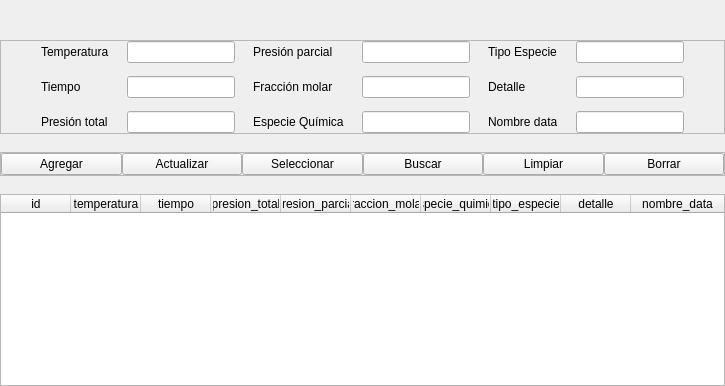
              <widget class="QWidget" name="ci_tab">
               <attribute name="title">
                <string>Condiciones Iniciales</string>
               </attribute>
               <layout class="QVBoxLayout" name="verticalLayout_23">
                <property name="spacing">
                 <number>0</number>
                </property>
                <property name="leftMargin">
                 <number>0</number>
                </property>
                <property name="topMargin">
                 <number>0</number>
                </property>
                <property name="rightMargin">
                 <number>0</number>
                </property>
                <property name="bottomMargin">
                 <number>0</number>
                </property>
                <item>
                 <layout class="QVBoxLayout" name="verticalLayout_9">
                  <property name="spacing">
                   <number>0</number>
                  </property>
                  <item>
                   <layout class="QVBoxLayout" name="verticalLayout_10">
                    <property name="spacing">
                     <number>0</number>
                    </property>
                    <item>
                     <spacer name="verticalSpacer_10">
                      <property name="orientation">
                       <enum>Qt::Vertical</enum>
                      </property>
                      <property name="sizeHint" stdset="0">
                       <size>
                        <width>20</width>
                        <height>40</height>
                       </size>
                      </property>
                     </spacer>
                    </item>
                    <item>
                     <widget class="QFrame" name="datos_frame_2">
                      <property name="frameShape">
                       <enum>QFrame::StyledPanel</enum>
                      </property>
                      <property name="frameShadow">
                       <enum>QFrame::Raised</enum>
                      </property>
                      <layout class="QHBoxLayout" name="horizontalLayout_17">
                       <property name="spacing">
                        <number>0</number>
                       </property>
                       <property name="leftMargin">
                        <number>0</number>
                       </property>
                       <property name="topMargin">
                        <number>0</number>
                       </property>
                       <property name="rightMargin">
                        <number>0</number>
                       </property>
                       <property name="bottomMargin">
                        <number>0</number>
                       </property>
                       <item>
                        <spacer name="horizontalSpacer_18">
                         <property name="orientation">
                          <enum>Qt::Horizontal</enum>
                         </property>
                         <property name="sizeHint" stdset="0">
                          <size>
                           <width>40</width>
                           <height>20</height>
                          </size>
                         </property>
                        </spacer>
                       </item>
                       <item>
                        <layout class="QHBoxLayout" name="horizontalLayout_18">
                         <property name="spacing">
                          <number>0</number>
                         </property>
                         <item>
                          <layout class="QVBoxLayout" name="verticalLayout_14">
                           <property name="spacing">
                            <number>0</number>
                           </property>
                           <item>
                            <layout class="QHBoxLayout" name="horizontalLayout_19">
                             <property name="spacing">
                              <number>0</number>
                             </property>
                             <item>
                              <widget class="QLabel" name="label_12">
                               <property name="text">
                                <string>Temperatura</string>
                               </property>
                              </widget>
                             </item>
                             <item>
                              <spacer name="horizontalSpacer_19">
                               <property name="orientation">
                                <enum>Qt::Horizontal</enum>
                               </property>
                               <property name="sizeHint" stdset="0">
                                <size>
                                 <width>18</width>
                                 <height>20</height>
                                </size>
                               </property>
                              </spacer>
                             </item>
                             <item>
                              <widget class="QLineEdit" name="temperatura_ci_edit"/>
                             </item>
                            </layout>
                           </item>
                           <item>
                            <spacer name="verticalSpacer_11">
                             <property name="orientation">
                              <enum>Qt::Vertical</enum>
                             </property>
                             <property name="sizeHint" stdset="0">
                              <size>
                               <width>20</width>
                               <height>13</height>
                              </size>
                             </property>
                            </spacer>
                           </item>
                           <item>
                            <layout class="QHBoxLayout" name="horizontalLayout_20">
                             <property name="spacing">
                              <number>0</number>
                             </property>
                             <item>
                              <widget class="QLabel" name="label_11">
                               <property name="text">
                                <string>Tiempo</string>
                               </property>
                              </widget>
                             </item>
                             <item>
                              <spacer name="horizontalSpacer_20">
                               <property name="orientation">
                                <enum>Qt::Horizontal</enum>
                               </property>
                               <property name="sizeHint" stdset="0">
                                <size>
                                 <width>18</width>
                                 <height>20</height>
                                </size>
                               </property>
                              </spacer>
                             </item>
                             <item>
                              <widget class="QLineEdit" name="tiempo_ci_edit"/>
                             </item>
                            </layout>
                           </item>
                           <item>
                            <spacer name="verticalSpacer_12">
                             <property name="orientation">
                              <enum>Qt::Vertical</enum>
                             </property>
                             <property name="sizeHint" stdset="0">
                              <size>
                               <width>20</width>
                               <height>13</height>
                              </size>
                             </property>
                            </spacer>
                           </item>
                           <item>
                            <layout class="QHBoxLayout" name="horizontalLayout_21">
                             <property name="spacing">
                              <number>0</number>
                             </property>
                             <item>
                              <widget class="QLabel" name="label_14">
                               <property name="text">
                                <string>Presión total</string>
                               </property>
                              </widget>
                             </item>
                             <item>
                              <spacer name="horizontalSpacer_30">
                               <property name="orientation">
                                <enum>Qt::Horizontal</enum>
                               </property>
                               <property name="sizeHint" stdset="0">
                                <size>
                                 <width>18</width>
                                 <height>20</height>
                                </size>
                               </property>
                              </spacer>
                             </item>
                             <item>
                              <widget class="QLineEdit" name="presion_total_ci_edit"/>
                             </item>
                            </layout>
                           </item>
                          </layout>
                         </item>
                         <item>
                          <spacer name="horizontalSpacer_31">
                           <property name="orientation">
                            <enum>Qt::Horizontal</enum>
                           </property>
                           <property name="sizeHint" stdset="0">
                            <size>
                             <width>18</width>
                             <height>20</height>
                            </size>
                           </property>
                          </spacer>
                         </item>
                         <item>
                          <layout class="QVBoxLayout" name="verticalLayout_15">
                           <property name="spacing">
                            <number>0</number>
                           </property>
                           <item>
                            <layout class="QHBoxLayout" name="horizontalLayout_30">
                             <property name="spacing">
                              <number>0</number>
                             </property>
                             <item>
                              <widget class="QLabel" name="label_15">
                               <property name="text">
                                <string>Presión parcial</string>
                               </property>
                              </widget>
                             </item>
                             <item>
                              <spacer name="horizontalSpacer_32">
                               <property name="orientation">
                                <enum>Qt::Horizontal</enum>
                               </property>
                               <property name="sizeHint" stdset="0">
                                <size>
                                 <width>18</width>
                                 <height>20</height>
                                </size>
                               </property>
                              </spacer>
                             </item>
                             <item>
                              <widget class="QLineEdit" name="presion_parcial_ci_edit"/>
                             </item>
                            </layout>
                           </item>
                           <item>
                            <spacer name="verticalSpacer_13">
                             <property name="orientation">
                              <enum>Qt::Vertical</enum>
                             </property>
                             <property name="sizeHint" stdset="0">
                              <size>
                               <width>20</width>
                               <height>13</height>
                              </size>
                             </property>
                            </spacer>
                           </item>
                           <item>
                            <layout class="QHBoxLayout" name="horizontalLayout_31">
                             <property name="spacing">
                              <number>0</number>
                             </property>
                             <item>
                              <widget class="QLabel" name="label_16">
                               <property name="text">
                                <string>Fracción molar</string>
                               </property>
                              </widget>
                             </item>
                             <item>
                              <spacer name="horizontalSpacer_33">
                               <property name="orientation">
                                <enum>Qt::Horizontal</enum>
                               </property>
                               <property name="sizeHint" stdset="0">
                                <size>
                                 <width>18</width>
                                 <height>20</height>
                                </size>
                               </property>
                              </spacer>
                             </item>
                             <item>
                              <widget class="QLineEdit" name="fraccion_molar_ci_edit"/>
                             </item>
                            </layout>
                           </item>
                           <item>
                            <spacer name="verticalSpacer_17">
                             <property name="orientation">
                              <enum>Qt::Vertical</enum>
                             </property>
                             <property name="sizeHint" stdset="0">
                              <size>
                               <width>20</width>
                               <height>13</height>
                              </size>
                             </property>
                            </spacer>
                           </item>
                           <item>
                            <layout class="QHBoxLayout" name="horizontalLayout_32">
                             <property name="spacing">
                              <number>0</number>
                             </property>
                             <item>
                              <widget class="QLabel" name="label_19">
                               <property name="text">
                                <string>Especie Química</string>
                               </property>
                              </widget>
                             </item>
                             <item>
                              <spacer name="horizontalSpacer_34">
                               <property name="orientation">
                                <enum>Qt::Horizontal</enum>
                               </property>
                               <property name="sizeHint" stdset="0">
                                <size>
                                 <width>18</width>
                                 <height>20</height>
                                </size>
                               </property>
                              </spacer>
                             </item>
                             <item>
                              <widget class="QLineEdit" name="especie_quimica_ci_edit"/>
                             </item>
                            </layout>
                           </item>
                          </layout>
                         </item>
                         <item>
                          <spacer name="horizontalSpacer_35">
                           <property name="orientation">
                            <enum>Qt::Horizontal</enum>
                           </property>
                           <property name="sizeHint" stdset="0">
                            <size>
                             <width>18</width>
                             <height>20</height>
                            </size>
                           </property>
                          </spacer>
                         </item>
                         <item>
                          <layout class="QVBoxLayout" name="verticalLayout_16">
                           <property name="spacing">
                            <number>0</number>
                           </property>
                           <item>
                            <layout class="QHBoxLayout" name="horizontalLayout_33">
                             <property name="spacing">
                              <number>0</number>
                             </property>
                             <item>
                              <widget class="QLabel" name="label_18">
                               <property name="text">
                                <string>Tipo Especie</string>
                               </property>
                              </widget>
                             </item>
                             <item>
                              <spacer name="horizontalSpacer_36">
                               <property name="orientation">
                                <enum>Qt::Horizontal</enum>
                               </property>
                               <property name="sizeHint" stdset="0">
                                <size>
                                 <width>18</width>
                                 <height>20</height>
                                </size>
                               </property>
                              </spacer>
                             </item>
                             <item>
                              <widget class="QLineEdit" name="tipo_especie_ci_edit"/>
                             </item>
                            </layout>
                           </item>
                           <item>
                            <spacer name="verticalSpacer_18">
                             <property name="orientation">
                              <enum>Qt::Vertical</enum>
                             </property>
                             <property name="sizeHint" stdset="0">
                              <size>
                               <width>20</width>
                               <height>13</height>
                              </size>
                             </property>
                            </spacer>
                           </item>
                           <item>
                            <layout class="QHBoxLayout" name="horizontalLayout_34">
                             <property name="spacing">
                              <number>0</number>
                             </property>
                             <item>
                              <widget class="QLabel" name="label_13">
                               <property name="text">
                                <string>Detalle</string>
                               </property>
                              </widget>
                             </item>
                             <item>
                              <spacer name="horizontalSpacer_37">
                               <property name="orientation">
                                <enum>Qt::Horizontal</enum>
                               </property>
                               <property name="sizeHint" stdset="0">
                                <size>
                                 <width>18</width>
                                 <height>20</height>
                                </size>
                               </property>
                              </spacer>
                             </item>
                             <item>
                              <widget class="QLineEdit" name="detalle_ci_edit"/>
                             </item>
                            </layout>
                           </item>
                           <item>
                            <spacer name="verticalSpacer_19">
                             <property name="orientation">
                              <enum>Qt::Vertical</enum>
                             </property>
                             <property name="sizeHint" stdset="0">
                              <size>
                               <width>20</width>
                               <height>13</height>
                              </size>
                             </property>
                            </spacer>
                           </item>
                           <item>
                            <layout class="QHBoxLayout" name="horizontalLayout_35">
                             <property name="spacing">
                              <number>0</number>
                             </property>
                             <item>
                              <widget class="QLabel" name="label_17">
                               <property name="text">
                                <string>Nombre data</string>
                               </property>
                              </widget>
                             </item>
                             <item>
                              <spacer name="horizontalSpacer_38">
                               <property name="orientation">
                                <enum>Qt::Horizontal</enum>
                               </property>
                               <property name="sizeHint" stdset="0">
                                <size>
                                 <width>18</width>
                                 <height>20</height>
                                </size>
                               </property>
                              </spacer>
                             </item>
                             <item>
                              <widget class="QLineEdit" name="nombre_data_ci_edit"/>
                             </item>
                            </layout>
                           </item>
                          </layout>
                         </item>
                        </layout>
                       </item>
                       <item>
                        <spacer name="horizontalSpacer_39">
                         <property name="orientation">
                          <enum>Qt::Horizontal</enum>
                         </property>
                         <property name="sizeHint" stdset="0">
                          <size>
                           <width>40</width>
                           <height>20</height>
                          </size>
                         </property>
                        </spacer>
                       </item>
                      </layout>
                     </widget>
                    </item>
                    <item>
                     <spacer name="verticalSpacer_20">
                      <property name="orientation">
                       <enum>Qt::Vertical</enum>
                      </property>
                      <property name="sizeHint" stdset="0">
                       <size>
                        <width>20</width>
                        <height>18</height>
                       </size>
                      </property>
                     </spacer>
                    </item>
                    <item>
                     <widget class="QFrame" name="funciones_frame_ci">
                      <property name="frameShape">
                       <enum>QFrame::StyledPanel</enum>
                      </property>
                      <property name="frameShadow">
                       <enum>QFrame::Raised</enum>
                      </property>
                      <layout class="QHBoxLayout" name="horizontalLayout_36">
                       <property name="spacing">
                        <number>0</number>
                       </property>
                       <property name="leftMargin">
                        <number>0</number>
                       </property>
                       <property name="topMargin">
                        <number>0</number>
                       </property>
                       <property name="rightMargin">
                        <number>0</number>
                       </property>
                       <property name="bottomMargin">
                        <number>0</number>
                       </property>
                       <item>
                        <widget class="QPushButton" name="agregar_ci_btn">
                         <property name="text">
                          <string>Agregar</string>
                         </property>
                        </widget>
                       </item>
                       <item>
                        <widget class="QPushButton" name="actualizar_ci_btn">
                         <property name="text">
                          <string>Actualizar</string>
                         </property>
                        </widget>
                       </item>
                       <item>
                        <widget class="QPushButton" name="seleccionar_ci_btn">
                         <property name="text">
                          <string>Seleccionar</string>
                         </property>
                        </widget>
                       </item>
                       <item>
                        <widget class="QPushButton" name="buscar_ci_btn">
                         <property name="text">
                          <string>Buscar</string>
                         </property>
                        </widget>
                       </item>
                       <item>
                        <widget class="QPushButton" name="limpiar_ci_btn">
                         <property name="text">
                          <string>Limpiar</string>
                         </property>
                        </widget>
                       </item>
                       <item>
                        <widget class="QPushButton" name="borrar_ci_btn">
                         <property name="text">
                          <string>Borrar</string>
                         </property>
                        </widget>
                       </item>
                      </layout>
                     </widget>
                    </item>
                    <item>
                     <spacer name="verticalSpacer_21">
                      <property name="orientation">
                       <enum>Qt::Vertical</enum>
                      </property>
                      <property name="sizeHint" stdset="0">
                       <size>
                        <width>20</width>
                        <height>18</height>
                       </size>
                      </property>
                     </spacer>
                    </item>
                   </layout>
                  </item>
                  <item>
                   <layout class="QVBoxLayout" name="verticalLayout_17">
                    <property name="spacing">
                     <number>0</number>
                    </property>
                    <item>
                     <widget class="QTableWidget" name="condiciones_iniciales_tabla">
                      <property name="focusPolicy">
                       <enum>Qt::NoFocus</enum>
                      </property>
                      <property name="showGrid">
                       <bool>false</bool>
                      </property>
                      <attribute name="horizontalHeaderMinimumSectionSize">
                       <number>50</number>
                      </attribute>
                      <attribute name="horizontalHeaderDefaultSectionSize">
                       <number>70</number>
                      </attribute>
                      <attribute name="horizontalHeaderStretchLastSection">
                       <bool>true</bool>
                      </attribute>
                      <attribute name="verticalHeaderVisible">
                       <bool>false</bool>
                      </attribute>
                      <column>
                       <property name="text">
                        <string>id</string>
                       </property>
                      </column>
                      <column>
                       <property name="text">
                        <string>temperatura</string>
                       </property>
                      </column>
                      <column>
                       <property name="text">
                        <string>tiempo</string>
                       </property>
                      </column>
                      <column>
                       <property name="text">
                        <string>presion_total</string>
                       </property>
                      </column>
                      <column>
                       <property name="text">
                        <string>presion_parcial</string>
                       </property>
                      </column>
                      <column>
                       <property name="text">
                        <string>fraccion_molar</string>
                       </property>
                      </column>
                      <column>
                       <property name="text">
                        <string>especie_quimica</string>
                       </property>
                      </column>
                      <column>
                       <property name="text">
                        <string>tipo_especie</string>
                       </property>
                      </column>
                      <column>
                       <property name="text">
                        <string>detalle</string>
                       </property>
                      </column>
                      <column>
                       <property name="text">
                        <string>nombre_data</string>
                       </property>
                      </column>
                     </widget>
                    </item>
                   </layout>
                  </item>
                 </layout>
                </item>
               </layout>
              </widget>
